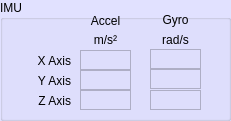
  <widget class="QGroupBox" name="groupBox">
   <property name="geometry">
    <rect>
     <x>490</x>
     <y>560</y>
     <width>231</width>
     <height>121</height>
    </rect>
   </property>
   <property name="palette">
    <palette>
     <active>
      <colorrole role="Base">
       <brush brushstyle="SolidPattern">
        <color alpha="255">
         <red>255</red>
         <green>255</green>
         <blue>255</blue>
        </color>
       </brush>
      </colorrole>
      <colorrole role="Window">
       <brush brushstyle="SolidPattern">
        <color alpha="255">
         <red>225</red>
         <green>225</green>
         <blue>255</blue>
        </color>
       </brush>
      </colorrole>
     </active>
     <inactive>
      <colorrole role="Base">
       <brush brushstyle="SolidPattern">
        <color alpha="255">
         <red>255</red>
         <green>255</green>
         <blue>255</blue>
        </color>
       </brush>
      </colorrole>
      <colorrole role="Window">
       <brush brushstyle="SolidPattern">
        <color alpha="255">
         <red>225</red>
         <green>225</green>
         <blue>255</blue>
        </color>
       </brush>
      </colorrole>
     </inactive>
     <disabled>
      <colorrole role="Base">
       <brush brushstyle="SolidPattern">
        <color alpha="255">
         <red>225</red>
         <green>225</green>
         <blue>255</blue>
        </color>
       </brush>
      </colorrole>
      <colorrole role="Window">
       <brush brushstyle="SolidPattern">
        <color alpha="255">
         <red>225</red>
         <green>225</green>
         <blue>255</blue>
        </color>
       </brush>
      </colorrole>
     </disabled>
    </palette>
   </property>
   <property name="autoFillBackground">
    <bool>true</bool>
   </property>
   <property name="title">
    <string>IMU</string>
   </property>
   <widget class="QLabel" name="label_46">
    <property name="geometry">
     <rect>
      <x>80</x>
      <y>10</y>
      <width>51</width>
      <height>21</height>
     </rect>
    </property>
    <property name="text">
     <string>Accel</string>
    </property>
    <property name="alignment">
     <set>Qt::AlignCenter</set>
    </property>
   </widget>
   <widget class="QLabel" name="IMU_Accel_X">
    <property name="geometry">
     <rect>
      <x>80</x>
      <y>50</y>
      <width>51</width>
      <height>20</height>
     </rect>
    </property>
    <property name="frameShape">
     <enum>QFrame::StyledPanel</enum>
    </property>
    <property name="text">
     <string/>
    </property>
    <property name="alignment">
     <set>Qt::AlignCenter</set>
    </property>
    <property name="wordWrap">
     <bool>false</bool>
    </property>
    <property name="margin">
     <number>1</number>
    </property>
   </widget>
   <widget class="QLabel" name="label_47">
    <property name="geometry">
     <rect>
      <x>80</x>
      <y>30</y>
      <width>51</width>
      <height>20</height>
     </rect>
    </property>
    <property name="text">
     <string>m/s²</string>
    </property>
    <property name="alignment">
     <set>Qt::AlignCenter</set>
    </property>
    <property name="margin">
     <number>0</number>
    </property>
   </widget>
   <widget class="QLabel" name="label_48">
    <property name="geometry">
     <rect>
      <x>150</x>
      <y>10</y>
      <width>51</width>
      <height>20</height>
     </rect>
    </property>
    <property name="text">
     <string>Gyro</string>
    </property>
    <property name="alignment">
     <set>Qt::AlignCenter</set>
    </property>
    <property name="margin">
     <number>0</number>
    </property>
   </widget>
   <widget class="QLabel" name="IMU_Accel_Y">
    <property name="geometry">
     <rect>
      <x>80</x>
      <y>70</y>
      <width>51</width>
      <height>20</height>
     </rect>
    </property>
    <property name="frameShape">
     <enum>QFrame::StyledPanel</enum>
    </property>
    <property name="text">
     <string/>
    </property>
    <property name="alignment">
     <set>Qt::AlignCenter</set>
    </property>
    <property name="wordWrap">
     <bool>false</bool>
    </property>
    <property name="margin">
     <number>1</number>
    </property>
   </widget>
   <widget class="QLabel" name="IMU_Accel_Z">
    <property name="geometry">
     <rect>
      <x>80</x>
      <y>90</y>
      <width>51</width>
      <height>20</height>
     </rect>
    </property>
    <property name="frameShape">
     <enum>QFrame::StyledPanel</enum>
    </property>
    <property name="text">
     <string/>
    </property>
    <property name="alignment">
     <set>Qt::AlignCenter</set>
    </property>
    <property name="wordWrap">
     <bool>false</bool>
    </property>
    <property name="margin">
     <number>1</number>
    </property>
   </widget>
   <widget class="QLabel" name="label_52">
    <property name="geometry">
     <rect>
      <x>20</x>
      <y>50</y>
      <width>51</width>
      <height>21</height>
     </rect>
    </property>
    <property name="text">
     <string>X Axis</string>
    </property>
    <property name="alignment">
     <set>Qt::AlignRight|Qt::AlignTrailing|Qt::AlignVCenter</set>
    </property>
   </widget>
   <widget class="QLabel" name="IMU_Gyro_Z">
    <property name="geometry">
     <rect>
      <x>150</x>
      <y>90</y>
      <width>51</width>
      <height>20</height>
     </rect>
    </property>
    <property name="frameShape">
     <enum>QFrame::StyledPanel</enum>
    </property>
    <property name="text">
     <string/>
    </property>
    <property name="alignment">
     <set>Qt::AlignCenter</set>
    </property>
    <property name="wordWrap">
     <bool>false</bool>
    </property>
    <property name="margin">
     <number>1</number>
    </property>
   </widget>
   <widget class="QLabel" name="label_53">
    <property name="geometry">
     <rect>
      <x>20</x>
      <y>70</y>
      <width>51</width>
      <height>21</height>
     </rect>
    </property>
    <property name="text">
     <string>Y Axis</string>
    </property>
    <property name="alignment">
     <set>Qt::AlignRight|Qt::AlignTrailing|Qt::AlignVCenter</set>
    </property>
   </widget>
   <widget class="QLabel" name="label_54">
    <property name="geometry">
     <rect>
      <x>150</x>
      <y>30</y>
      <width>51</width>
      <height>20</height>
     </rect>
    </property>
    <property name="text">
     <string>rad/s</string>
    </property>
    <property name="alignment">
     <set>Qt::AlignCenter</set>
    </property>
    <property name="margin">
     <number>0</number>
    </property>
   </widget>
   <widget class="QLabel" name="IMU_Gyro_X">
    <property name="geometry">
     <rect>
      <x>150</x>
      <y>49</y>
      <width>51</width>
      <height>20</height>
     </rect>
    </property>
    <property name="frameShape">
     <enum>QFrame::StyledPanel</enum>
    </property>
    <property name="text">
     <string/>
    </property>
    <property name="alignment">
     <set>Qt::AlignCenter</set>
    </property>
    <property name="wordWrap">
     <bool>false</bool>
    </property>
    <property name="margin">
     <number>1</number>
    </property>
   </widget>
   <widget class="QLabel" name="IMU_Gyro_Y">
    <property name="geometry">
     <rect>
      <x>150</x>
      <y>69</y>
      <width>51</width>
      <height>20</height>
     </rect>
    </property>
    <property name="frameShape">
     <enum>QFrame::StyledPanel</enum>
    </property>
    <property name="text">
     <string/>
    </property>
    <property name="alignment">
     <set>Qt::AlignCenter</set>
    </property>
    <property name="wordWrap">
     <bool>false</bool>
    </property>
    <property name="margin">
     <number>1</number>
    </property>
   </widget>
   <widget class="QLabel" name="label_56">
    <property name="geometry">
     <rect>
      <x>20</x>
      <y>90</y>
      <width>51</width>
      <height>21</height>
     </rect>
    </property>
    <property name="text">
     <string>Z Axis</string>
    </property>
    <property name="alignment">
     <set>Qt::AlignRight|Qt::AlignTrailing|Qt::AlignVCenter</set>
    </property>
   </widget>
  </widget>
